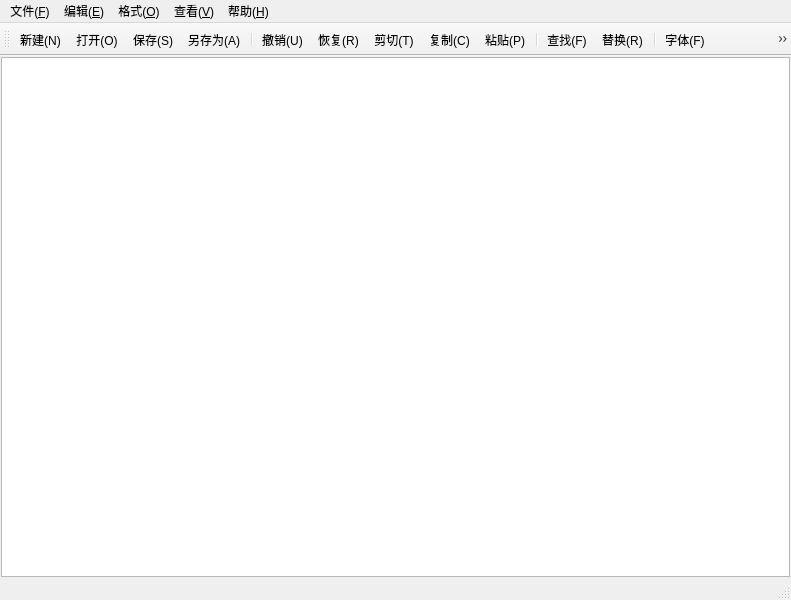
<?xml version="1.0" encoding="UTF-8"?>
<ui version="4.0">
 <class>MainWindow</class>
 <widget class="QMainWindow" name="MainWindow">
  <property name="geometry">
   <rect>
    <x>0</x>
    <y>0</y>
    <width>791</width>
    <height>600</height>
   </rect>
  </property>
  <property name="windowTitle">
   <string>MainWindow</string>
  </property>
  <widget class="QWidget" name="centralwidget">
   <layout class="QVBoxLayout" name="verticalLayout">
    <property name="spacing">
     <number>0</number>
    </property>
    <property name="leftMargin">
     <number>1</number>
    </property>
    <property name="topMargin">
     <number>1</number>
    </property>
    <property name="rightMargin">
     <number>1</number>
    </property>
    <property name="bottomMargin">
     <number>1</number>
    </property>
    <item>
     <widget class="QPlainTextEdit" name="textEdit"/>
    </item>
   </layout>
  </widget>
  <widget class="QMenuBar" name="menubar">
   <property name="geometry">
    <rect>
     <x>0</x>
     <y>0</y>
     <width>791</width>
     <height>21</height>
    </rect>
   </property>
   <widget class="QMenu" name="menu">
    <property name="title">
     <string>文件(&amp;F)</string>
    </property>
    <addaction name="actionNew"/>
    <addaction name="actionOpen"/>
    <addaction name="actionSave"/>
    <addaction name="actionSaveAs"/>
   </widget>
   <widget class="QMenu" name="menu_E">
    <property name="title">
     <string>编辑(&amp;E)</string>
    </property>
    <addaction name="actionUndo"/>
    <addaction name="actionRedo"/>
    <addaction name="actionCut"/>
    <addaction name="actionCopy"/>
    <addaction name="actionPaste"/>
   </widget>
   <widget class="QMenu" name="menu_2">
    <property name="title">
     <string>格式(&amp;O)</string>
    </property>
    <addaction name="actionFont"/>
    <addaction name="actionShowLineNumber"/>
    <addaction name="actionLineWrap"/>
   </widget>
   <widget class="QMenu" name="menu_3">
    <property name="title">
     <string>查看(&amp;V)</string>
    </property>
    <addaction name="actionShowToolbar"/>
    <addaction name="actionShowStatusBar"/>
   </widget>
   <widget class="QMenu" name="menu_H">
    <property name="title">
     <string>帮助(&amp;H)</string>
    </property>
    <addaction name="actionFind"/>
    <addaction name="actionReplace"/>
   </widget>
   <addaction name="menu"/>
   <addaction name="menu_E"/>
   <addaction name="menu_2"/>
   <addaction name="menu_3"/>
   <addaction name="menu_H"/>
  </widget>
  <widget class="QStatusBar" name="statusbar"/>
  <widget class="QToolBar" name="toolBar">
   <property name="windowTitle">
    <string>toolBar</string>
   </property>
   <attribute name="toolBarArea">
    <enum>TopToolBarArea</enum>
   </attribute>
   <attribute name="toolBarBreak">
    <bool>false</bool>
   </attribute>
   <addaction name="actionNew"/>
   <addaction name="actionOpen"/>
   <addaction name="actionSave"/>
   <addaction name="actionSaveAs"/>
   <addaction name="separator"/>
   <addaction name="actionUndo"/>
   <addaction name="actionRedo"/>
   <addaction name="actionCut"/>
   <addaction name="actionCopy"/>
   <addaction name="actionPaste"/>
   <addaction name="separator"/>
   <addaction name="actionFind"/>
   <addaction name="actionReplace"/>
   <addaction name="separator"/>
   <addaction name="actionFont"/>
   <addaction name="actionShowLineNumber"/>
   <addaction name="actionLineWrap"/>
   <addaction name="separator"/>
   <addaction name="actionShowToolbar"/>
   <addaction name="actionShowStatusBar"/>
  </widget>
  <action name="actionNew">
   <property name="icon">
    <iconset resource="notepad.qrc">
     <normaloff>:/img/IcBaselineCreateNewFolder.png</normaloff>:/img/IcBaselineCreateNewFolder.png</iconset>
   </property>
   <property name="text">
    <string>新建(&amp;N)</string>
   </property>
   <property name="toolTip">
    <string>新建</string>
   </property>
   <property name="shortcut">
    <string>Ctrl+N</string>
   </property>
   <property name="menuRole">
    <enum>QAction::MenuRole::NoRole</enum>
   </property>
  </action>
  <action name="actionOpen">
   <property name="icon">
    <iconset resource="notepad.qrc">
     <normaloff>:/img/IcBaselineFileOpen.png</normaloff>:/img/IcBaselineFileOpen.png</iconset>
   </property>
   <property name="text">
    <string>打开(&amp;O)</string>
   </property>
   <property name="toolTip">
    <string>打开</string>
   </property>
   <property name="shortcut">
    <string>Ctrl+O</string>
   </property>
   <property name="menuRole">
    <enum>QAction::MenuRole::NoRole</enum>
   </property>
  </action>
  <action name="actionSave">
   <property name="icon">
    <iconset resource="notepad.qrc">
     <normaloff>:/img/MingcuteSave2Line.png</normaloff>:/img/MingcuteSave2Line.png</iconset>
   </property>
   <property name="text">
    <string>保存(&amp;S)</string>
   </property>
   <property name="toolTip">
    <string>保存</string>
   </property>
   <property name="shortcut">
    <string>Ctrl+S</string>
   </property>
   <property name="menuRole">
    <enum>QAction::MenuRole::NoRole</enum>
   </property>
  </action>
  <action name="actionSaveAs">
   <property name="icon">
    <iconset resource="notepad.qrc">
     <normaloff>:/img/FadSaveas.png</normaloff>:/img/FadSaveas.png</iconset>
   </property>
   <property name="text">
    <string>另存为(&amp;A)</string>
   </property>
   <property name="toolTip">
    <string>另存为</string>
   </property>
   <property name="menuRole">
    <enum>QAction::MenuRole::NoRole</enum>
   </property>
  </action>
  <action name="actionExit">
   <property name="text">
    <string>退出(&amp;X)</string>
   </property>
   <property name="toolTip">
    <string>退出</string>
   </property>
   <property name="menuRole">
    <enum>QAction::MenuRole::NoRole</enum>
   </property>
  </action>
  <action name="actionUndo">
   <property name="icon">
    <iconset resource="notepad.qrc">
     <normaloff>:/img/IcBaselineUndo.png</normaloff>:/img/IcBaselineUndo.png</iconset>
   </property>
   <property name="text">
    <string>撤销(&amp;U)</string>
   </property>
   <property name="toolTip">
    <string>撤销</string>
   </property>
   <property name="shortcut">
    <string>Ctrl+Z</string>
   </property>
   <property name="menuRole">
    <enum>QAction::MenuRole::NoRole</enum>
   </property>
  </action>
  <action name="actionCut">
   <property name="icon">
    <iconset resource="notepad.qrc">
     <normaloff>:/img/IcBaselineContentCut.png</normaloff>:/img/IcBaselineContentCut.png</iconset>
   </property>
   <property name="text">
    <string>剪切(&amp;T)</string>
   </property>
   <property name="toolTip">
    <string>剪切</string>
   </property>
   <property name="shortcut">
    <string>Ctrl+X</string>
   </property>
   <property name="menuRole">
    <enum>QAction::MenuRole::NoRole</enum>
   </property>
  </action>
  <action name="actionCopy">
   <property name="icon">
    <iconset resource="notepad.qrc">
     <normaloff>:/img/IcBaselineContentCopy.png</normaloff>:/img/IcBaselineContentCopy.png</iconset>
   </property>
   <property name="text">
    <string>复制(&amp;C)</string>
   </property>
   <property name="toolTip">
    <string>复制</string>
   </property>
   <property name="shortcut">
    <string>Ctrl+C</string>
   </property>
   <property name="menuRole">
    <enum>QAction::MenuRole::NoRole</enum>
   </property>
  </action>
  <action name="actionPaste">
   <property name="icon">
    <iconset resource="notepad.qrc">
     <normaloff>:/img/IcBaselineContentPaste.png</normaloff>:/img/IcBaselineContentPaste.png</iconset>
   </property>
   <property name="text">
    <string>粘贴(&amp;P)</string>
   </property>
   <property name="toolTip">
    <string>粘贴</string>
   </property>
   <property name="shortcut">
    <string>Ctrl+V</string>
   </property>
   <property name="menuRole">
    <enum>QAction::MenuRole::NoRole</enum>
   </property>
  </action>
  <action name="actionFind">
   <property name="icon">
    <iconset resource="notepad.qrc">
     <normaloff>:/img/IcBaselineFindInPage.png</normaloff>:/img/IcBaselineFindInPage.png</iconset>
   </property>
   <property name="text">
    <string>查找(&amp;F)</string>
   </property>
   <property name="toolTip">
    <string>查找</string>
   </property>
   <property name="shortcut">
    <string>Ctrl+F</string>
   </property>
   <property name="menuRole">
    <enum>QAction::MenuRole::NoRole</enum>
   </property>
  </action>
  <action name="actionReplace">
   <property name="icon">
    <iconset resource="notepad.qrc">
     <normaloff>:/img/IcBaselineFindReplace.png</normaloff>:/img/IcBaselineFindReplace.png</iconset>
   </property>
   <property name="text">
    <string>替换(&amp;R)</string>
   </property>
   <property name="toolTip">
    <string>替换</string>
   </property>
   <property name="shortcut">
    <string>Ctrl+H</string>
   </property>
   <property name="menuRole">
    <enum>QAction::MenuRole::NoRole</enum>
   </property>
  </action>
  <action name="actionFont">
   <property name="icon">
    <iconset resource="notepad.qrc">
     <normaloff>:/img/IcBaselineFontDownload.png</normaloff>:/img/IcBaselineFontDownload.png</iconset>
   </property>
   <property name="text">
    <string>字体(&amp;F)</string>
   </property>
   <property name="toolTip">
    <string>字体</string>
   </property>
   <property name="menuRole">
    <enum>QAction::MenuRole::NoRole</enum>
   </property>
  </action>
  <action name="actionLineWrap">
   <property name="checkable">
    <bool>true</bool>
   </property>
   <property name="icon">
    <iconset resource="notepad.qrc">
     <normaloff>:/img/RiTextWrap.png</normaloff>:/img/RiTextWrap.png</iconset>
   </property>
   <property name="text">
    <string>自动换行(&amp;W)</string>
   </property>
   <property name="toolTip">
    <string>自动换行</string>
   </property>
   <property name="menuRole">
    <enum>QAction::MenuRole::NoRole</enum>
   </property>
  </action>
  <action name="actionShowToolbar">
   <property name="checkable">
    <bool>true</bool>
   </property>
   <property name="icon">
    <iconset resource="notepad.qrc">
     <normaloff>:/img/TablerTool.png</normaloff>:/img/TablerTool.png</iconset>
   </property>
   <property name="text">
    <string>工具栏(&amp;T)</string>
   </property>
   <property name="toolTip">
    <string>工具栏</string>
   </property>
   <property name="menuRole">
    <enum>QAction::MenuRole::NoRole</enum>
   </property>
  </action>
  <action name="actionShowStatusBar">
   <property name="checkable">
    <bool>true</bool>
   </property>
   <property name="icon">
    <iconset resource="notepad.qrc">
     <normaloff>:/img/CodiconLayoutStatusbar.png</normaloff>:/img/CodiconLayoutStatusbar.png</iconset>
   </property>
   <property name="text">
    <string>状态栏(&amp;S)</string>
   </property>
   <property name="toolTip">
    <string>状态栏</string>
   </property>
   <property name="menuRole">
    <enum>QAction::MenuRole::NoRole</enum>
   </property>
  </action>
  <action name="actionRedo">
   <property name="icon">
    <iconset resource="notepad.qrc">
     <normaloff>:/img/IcBaselineRedo.png</normaloff>:/img/IcBaselineRedo.png</iconset>
   </property>
   <property name="text">
    <string>恢复(&amp;R)</string>
   </property>
   <property name="toolTip">
    <string>恢复</string>
   </property>
   <property name="shortcut">
    <string>Ctrl+Shift+Z</string>
   </property>
   <property name="menuRole">
    <enum>QAction::MenuRole::NoRole</enum>
   </property>
  </action>
  <action name="actionSelectAll">
   <property name="text">
    <string>全选(&amp;A)</string>
   </property>
   <property name="toolTip">
    <string>全选</string>
   </property>
   <property name="shortcut">
    <string>Ctrl+V</string>
   </property>
   <property name="menuRole">
    <enum>QAction::MenuRole::NoRole</enum>
   </property>
  </action>
  <action name="actionAbout">
   <property name="text">
    <string>关于(&amp;A)</string>
   </property>
   <property name="toolTip">
    <string>关于</string>
   </property>
   <property name="menuRole">
    <enum>QAction::MenuRole::NoRole</enum>
   </property>
  </action>
  <action name="actionShowLineNumber">
   <property name="icon">
    <iconset resource="notepad.qrc">
     <normaloff>:/img/IcBaselineTextSnippet.png</normaloff>:/img/IcBaselineTextSnippet.png</iconset>
   </property>
   <property name="text">
    <string>显示行号(&amp;L)</string>
   </property>
   <property name="toolTip">
    <string>显示行号</string>
   </property>
   <property name="shortcut">
    <string>Ctrl+L</string>
   </property>
   <property name="menuRole">
    <enum>QAction::MenuRole::NoRole</enum>
   </property>
  </action>
  <action name="actionFontColor">
   <property name="text">
    <string>字体颜色</string>
   </property>
   <property name="toolTip">
    <string>字体颜色</string>
   </property>
   <property name="menuRole">
    <enum>QAction::MenuRole::NoRole</enum>
   </property>
  </action>
  <action name="action_2">
   <property name="text">
    <string>编辑器背景色</string>
   </property>
   <property name="toolTip">
    <string>编辑器背景色</string>
   </property>
   <property name="menuRole">
    <enum>QAction::MenuRole::NoRole</enum>
   </property>
  </action>
  <action name="action_3">
   <property name="text">
    <string>字体背景色</string>
   </property>
   <property name="toolTip">
    <string>字体背景色</string>
   </property>
   <property name="menuRole">
    <enum>QAction::MenuRole::NoRole</enum>
   </property>
  </action>
 </widget>
 <resources>
  <include location="notepad.qrc"/>
 </resources>
 <connections/>
</ui>
